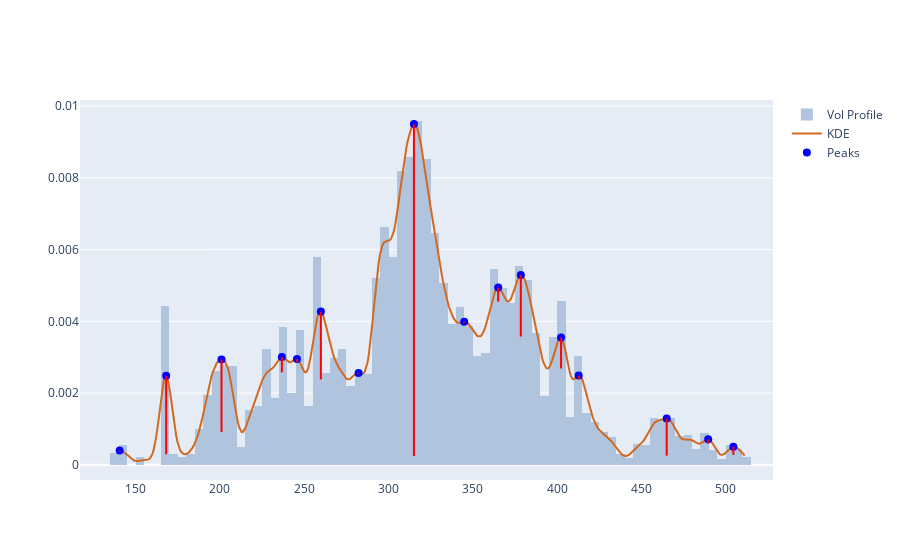

The notebook cell saved with this chart:
### Code cell
# Find peaks, peak_props
peaks, peak_props = signal.find_peaks(kdy, prominence=0.00001)

pkx = xr[peaks]
pky = kdy[peaks]

# Fig 
fig = get_dist_plot(lulu.Close, lulu.Volume, xr, kdy)

# Add peaks markers
fig.add_trace(go.Scatter(
    x=pkx, y=pky,
    mode="markers",
    name="Peaks",
    marker=dict(color="blue", size=8, symbol="circle")
))

# Draw vertical lines from the peaks downwards (prominence)
for x, y0, prom in zip(pkx, pky, peak_props["prominences"]):
    fig.add_shape(
        type="line",
        xref="x", yref="y",
        x0=x, x1=x,
        y0=y0, y1=y0 - prom,
        line=dict(color="red", width=2)
    )

fig.show()

### Figure 1 — Plotly figure (JSON) as saved in the notebook; plotly's stock layout.template omitted (floating-point values rounded to 4 significant figures; data arrays with more than 128 entries replaced by an {"elided": "..."} marker saying what was removed)
{"data": [{"histfunc": "sum", "histnorm": "probability density", "marker": {"color": "#B0C4DE"}, "name": "Vol Profile", "nbinsx": 150, "type": "histogram", "x": {"elided": "1470 float values"}, "y": {"elided": "1470 float values"}}, {"marker": {"color": "#D2691E"}, "mode": "lines", "name": "KDE", "type": "scatter", "x": {"elided": "500 float values"}, "y": {"elided": "500 float values"}}, {"marker": {"color": "blue", "size": 8, "symbol": "circle"}, "mode": "markers", "name": "Peaks", "type": "scatter", "x": [140.5, 168.1, 200.9, 236.7, 245.7, 259.9, 282.2, 315.1, 344.9, 365.1, 378.5, 402.4, 412.8, 465.0, 489.7, 504.6], "y": [0.0004018, 0.002485, 0.002939, 0.003003, 0.00295, 0.004272, 0.002562, 0.009502, 0.003988, 0.004946, 0.00529, 0.00355, 0.002491, 0.001293, 0.0007135, 0.000507]}], "layout": {"shapes": [{"line": {"color": "red", "width": 2}, "type": "line", "x0": 140.5, "x1": 140.5, "xref": "x", "y0": 0.0004018, "y1": 0.0003735, "yref": "y"}, {"line": {"color": "red", "width": 2}, "type": "line", "x0": 168.1, "x1": 168.1, "xref": "x", "y0": 0.002485, "y1": 0.0002936, "yref": "y"}, {"line": {"color": "red", "width": 2}, "type": "line", "x0": 200.9, "x1": 200.9, "xref": "x", "y0": 0.002939, "y1": 0.0009176, "yref": "y"}, {"line": {"color": "red", "width": 2}, "type": "line", "x0": 236.7, "x1": 236.7, "xref": "x", "y0": 0.003003, "y1": 0.002576, "yref": "y"}, {"line": {"color": "red", "width": 2}, "type": "line", "x0": 245.7, "x1": 245.7, "xref": "x", "y0": 0.00295, "y1": 0.00286, "yref": "y"}, {"line": {"color": "red", "width": 2}, "type": "line", "x0": 259.9, "x1": 259.9, "xref": "x", "y0": 0.004272, "y1": 0.002382, "yref": "y"}, {"line": {"color": "red", "width": 2}, "type": "line", "x0": 282.2, "x1": 282.2, "xref": "x", "y0": 0.002562, "y1": 0.002541, "yref": "y"}, {"line": {"color": "red", "width": 2}, "type": "line", "x0": 315.1, "x1": 315.1, "xref": "x", "y0": 0.009502, "y1": 0.0002461, "yref": "y"}, {"line": {"color": "red", "width": 2}, "type": "line", "x0": 344.9, "x1": 344.9, "xref": "x", "y0": 0.003988, "y1": 0.003953, "yref": "y"}, {"line": {"color": "red", "width": 2}, "type": "line", "x0": 365.1, "x1": 365.1, "xref": "x", "y0": 0.004946, "y1": 0.004552, "yref": "y"}, {"line": {"color": "red", "width": 2}, "type": "line", "x0": 378.5, "x1": 378.5, "xref": "x", "y0": 0.00529, "y1": 0.003575, "yref": "y"}, {"line": {"color": "red", "width": 2}, "type": "line", "x0": 402.4, "x1": 402.4, "xref": "x", "y0": 0.00355, "y1": 0.002685, "yref": "y"}, {"line": {"color": "red", "width": 2}, "type": "line", "x0": 412.8, "x1": 412.8, "xref": "x", "y0": 0.002491, "y1": 0.002384, "yref": "y"}, {"line": {"color": "red", "width": 2}, "type": "line", "x0": 465.0, "x1": 465.0, "xref": "x", "y0": 0.001293, "y1": 0.0002557, "yref": "y"}, {"line": {"color": "red", "width": 2}, "type": "line", "x0": 489.7, "x1": 489.7, "xref": "x", "y0": 0.0007135, "y1": 0.0005901, "yref": "y"}, {"line": {"color": "red", "width": 2}, "type": "line", "x0": 504.6, "x1": 504.6, "xref": "x", "y0": 0.000507, "y1": 0.0002779, "yref": "y"}]}}
